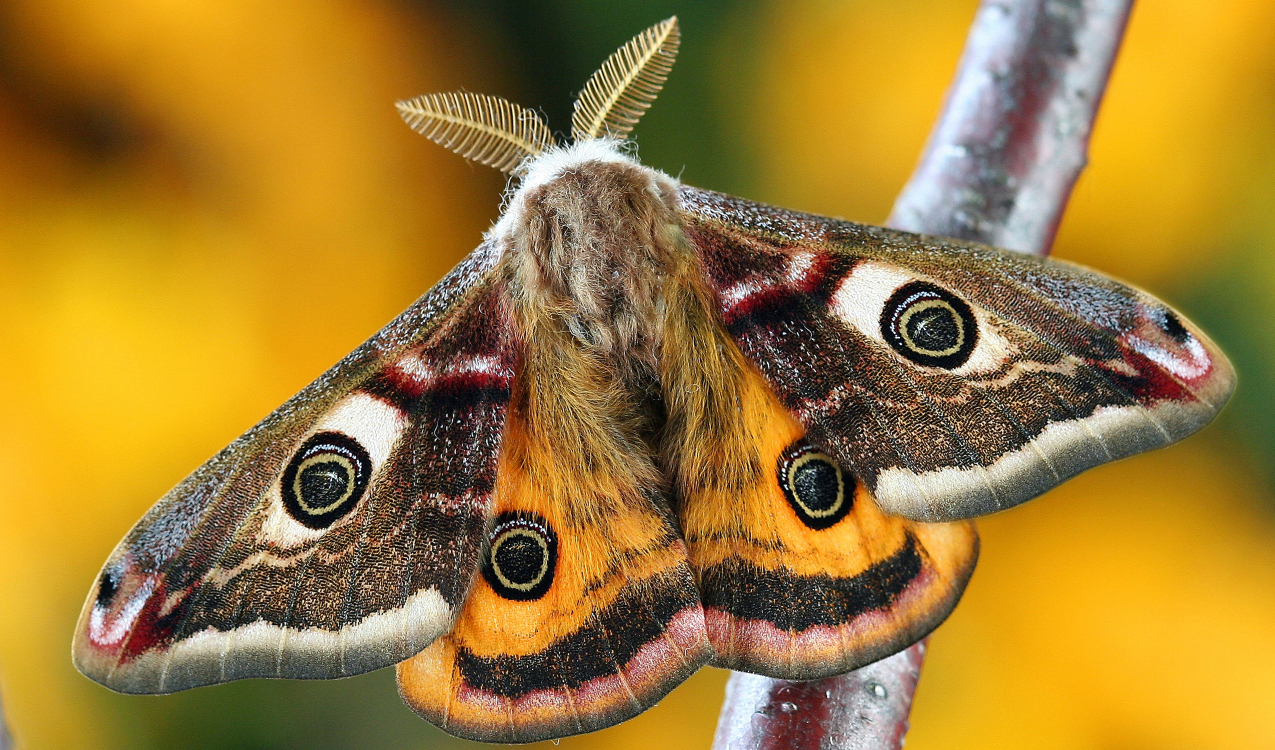
#> input picture data/images/butterflies_raw.jpg, 5100 x 3000 px (shown at 1/4 size)
$ jupyter execute 3.1.ipynb   (shell and % lines are left out)
#> lines starting #> are read from the running program, lines starting #| are printed output that depends on the picture
[cell 1]
import numpy as np
import matplotlib.pyplot as plt
import pandas as pd

np.set_printoptions(precision=3, linewidth=500, threshold=500, suppress=True, edgeitems=5)


from ndgsp import Graph, ProductGraph, MultivariateFilterFunction

import subprocess
from PIL import Image

from numpy import eye as I

[cell 2]
J = lambda N: np.ones((N, N))

np.random.seed(0)


# [90 lines left out: functions check_rule, get_A_from_rules, get_A_from_adjacency, not called in this run]


def check_A_consistent():
    """
    Check that constructing the product graph adjacency from the rules
    and from the adjacency matrix products result in the same graph
    """

    GA = Graph.random_connected(8)
    GB = Graph.random_connected(10)

    for product, rules in [('Cartesian', [1, 7]),
                        ('direct', [3]),
                        ('strong', [1, 3, 7]),
                        ('lexicographic', [1, 3, 5, 7])]:

        A1 = get_A_from_rules(GA.A, GB.A, rules)
        A2 = get_A_from_adjacency(GA.A, GB.A, product)

        assert(np.allclose(A1, A2))

    return True

[cell 3]
check_A_consistent()
#> (the call stopped at in check_A_consistent, `GA = Graph.random_connected(8)`: ndgsp is not available in this run)

[cell 4]
# [30 lines left out: function get_L, not called in this run]


def check_L_consistent():
    """
    Check that the kronecker construction methods for the product graph
    Laplacian are consistent
    """

    GA = Graph.random_connected(8)
    GB = Graph.random_connected(10)

    for product in ['Cartesian', 'direct', 'strong', 'lexicographic']:

        L1 = get_L(GA.A, GB.A, GA.L, GB.L, product)

        A2 = get_A_from_adjacency(GA.A, GB.A, product)
        L2 = np.diag(A2.sum(0)) - A2

        assert(np.allclose(L1, L2))

    return True

[cell 5]
check_L_consistent()
#> (the call stopped at in check_L_consistent, `GA = Graph.random_connected(8)`: ndgsp is not available in this run)

[cell 6]
# [44 lines left out: function get_product_eigs, not called in this run]

[cell 7]
def check_eigs_consistent():

    for product in ['Cartesian', 'direct', 'strong', 'lexicographic']:

        if product in ['strong', 'direct']:

            GA = Graph.random_regular(6, 3)
            GB = Graph.random_regular(8, 3)

        else:
            GA = Graph.random_connected(6)
            GB = Graph.random_connected(8)


        lam, U = get_product_eigs(GA.L, GB.L, product)
        L = get_L(GA.A, GB.A, GA.L, GB.L, product)

        assert np.allclose(U @ np.diag(lam) @ U.T, L)

    return True


check_eigs_consistent()
#> (the call stopped at in check_eigs_consistent, `GA = Graph.random_connected(6)`: ndgsp is not available in this run)

[cell 8]
def butterflies_plot(save=False):

#> called with save = False
    im = Image.open('../data/images/butterflies_raw.jpg')
#> im is the input picture: PIL image 5100x3000 RGB; mean R, G, B 159.9, 124.4, 52
    im.thumbnail((856, 856))
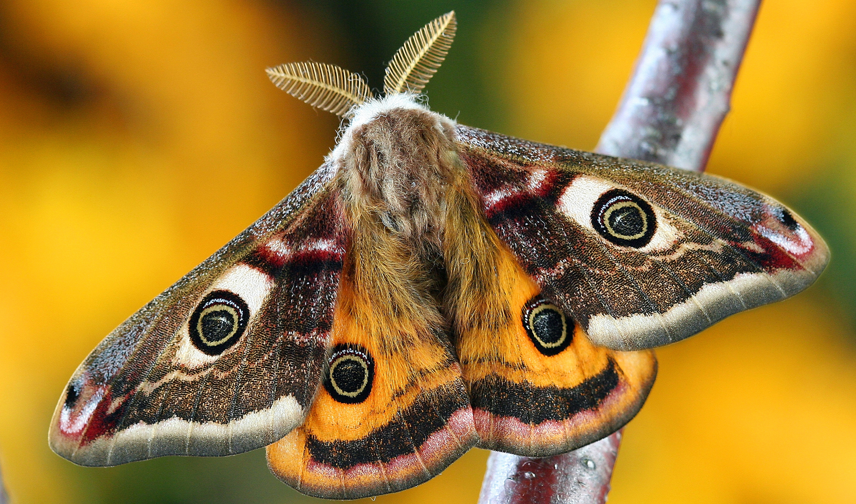
#> im: PIL image 856x504 RGB; mean R, G, B 160, 124.5, 52.2

    Y_true = np.array(im).mean(-1)
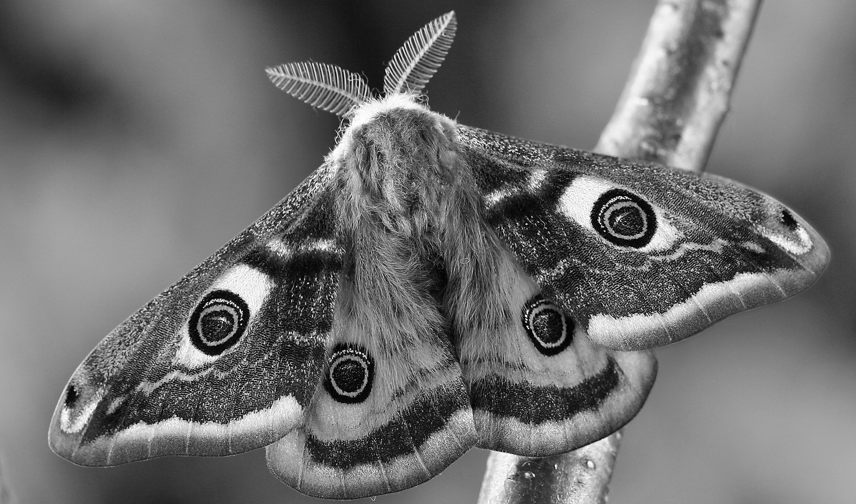
#> Y_true: shape (504, 856) float64; min 0, max 255, mean 112.2
    Y_true = (Y_true - Y_true.mean()) / Y_true.std()
    N, T = Y_true.shape
#> N = 504; T = 856

    G = ProductGraph.lattice(N, T)

    fig, axes = plt.subplots(ncols=2, nrows=2, figsize=(10, 5))

    axes[0, 0].imshow(Y_true, vmin=Y_true.min(), vmax=Y_true.max(), cmap='gist_gray')

    H = MultivariateFilterFunction.diffusion(beta=[20, 20])
    axes[0, 1].imshow(G.filter(Y_true, H), vmin=Y_true.min(), vmax=Y_true.max(), cmap='gist_gray')

    H = MultivariateFilterFunction.diffusion(beta=[200, 1])
    axes[1, 0].imshow(G.filter(Y_true, H), vmin=Y_true.min(), vmax=Y_true.max(), cmap='gist_gray')

    H = MultivariateFilterFunction.diffusion(beta=[1, 200])
    axes[1, 1].imshow(G.filter(Y_true, H), vmin=Y_true.min(), vmax=Y_true.max(), cmap='gist_gray')


    for ax in axes.flatten():
        ax.axis('off')

    axes[0, 0].set_title('Original', pad=25)
    axes[0, 1].set_title('Isotropic', pad=25)
    axes[1, 0].set_title('Anisotropic', pad=25)
    axes[1, 1].set_title('Anisotropic', pad=25)

    r = N / T

    arrow_style = dict(arrowstyle="<-", color='tab:blue')

    axes[0, 1].annotate('', xy=(-0.1 * r, 1.1),  xytext=(0.2, 1.1),  xycoords='axes fraction', arrowprops=arrow_style)
    axes[0, 1].annotate('', xy=(-0.1 * r, 1.1),  xytext=(-0.1 * r, 0.7),  xycoords='axes fraction', arrowprops=arrow_style)
    axes[0, 1].text(-220, 80, r'$\beta_N = 20$')
    axes[0, 1].text(10, -80, r'$\beta_T= 20$')

    axes[1, 1].annotate('', xy=(-0.1 * r, 1.1),  xytext=(0.8, 1.1),  xycoords='axes fraction', arrowprops=arrow_style)
    axes[1, 1].annotate('', xy=(-0.1 * r, 1.1),  xytext=(-0.1 * r, 0.8),  xycoords='axes fraction', arrowprops=arrow_style)
    axes[1, 1].text(-190, 20, r'$\beta_N = 1$')
    axes[1, 1].text(10, -80, r'$\beta_T= 200$')

    axes[1, 0].annotate('', xy=(-0.1 * r, 1.1),  xytext=(0.1, 1.1),  xycoords='axes fraction', arrowprops=arrow_style)
    axes[1, 0].annotate('', xy=(-0.1 * r, 1.1),  xytext=(-0.1 * r, 0.2),  xycoords='axes fraction', arrowprops=arrow_style)
    axes[1, 0].text(-240, 80, r'$\beta_N = 200$')
    axes[1, 0].text(-40, -80, r'$\beta_T= 1$')

    fig.tight_layout(h_pad=2.0, w_pad=-7.0)

    if save:

        plt.savefig('filter_types_butterfly.pdf')

        subprocess.run(['pdfcrop', 'filter_types_butterfly.pdf', 'filter_types_butterfly.pdf'])


butterflies_plot()
#> (the call stopped at in butterflies_plot, `G = ProductGraph.lattice(N, T)`: ndgsp is not available in this run)
